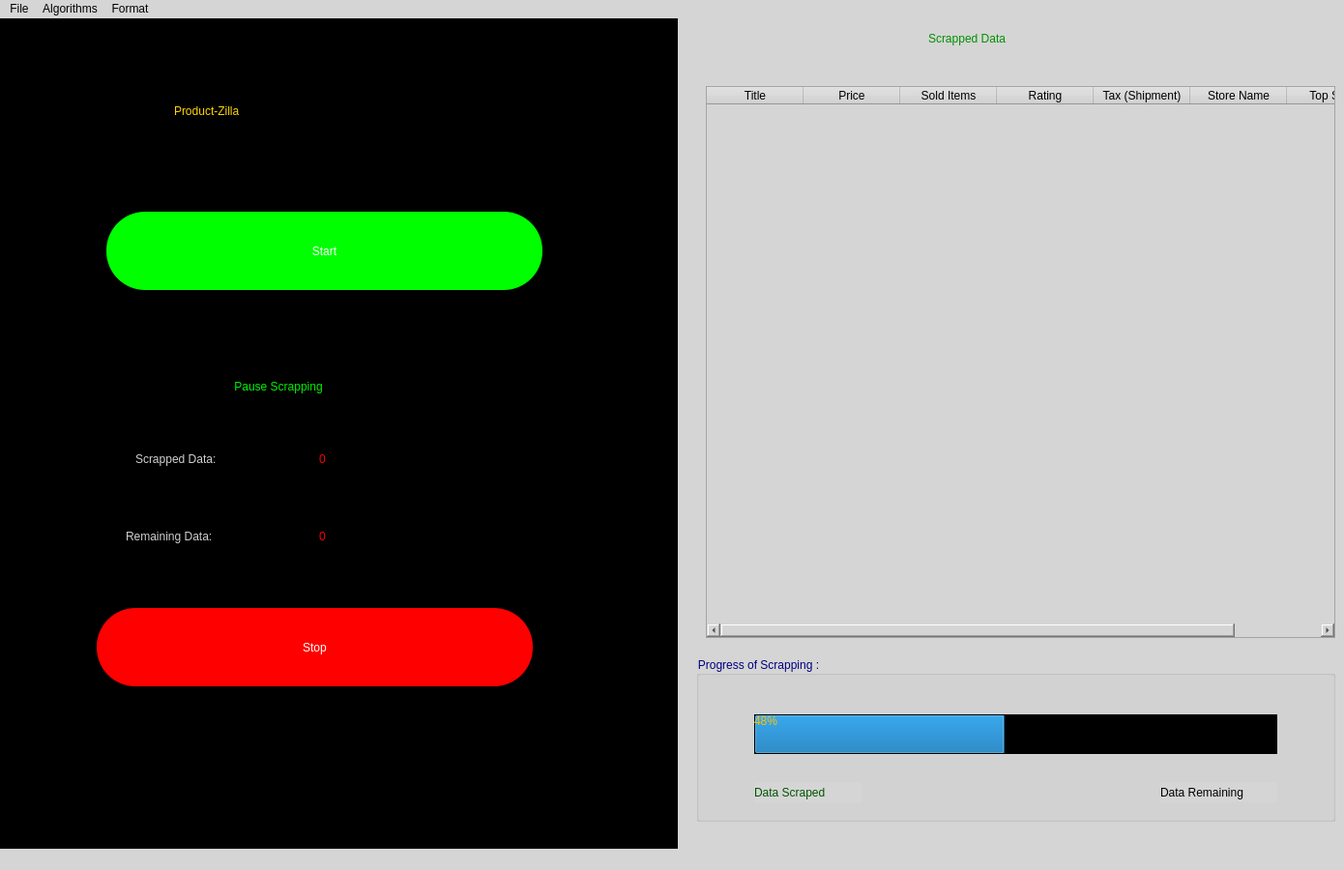
<?xml version="1.0" encoding="UTF-8"?>
<ui version="4.0">
 <class>ProductZilla</class>
 <widget class="QMainWindow" name="ProductZilla">
  <property name="geometry">
   <rect>
    <x>0</x>
    <y>0</y>
    <width>1390</width>
    <height>900</height>
   </rect>
  </property>
  <property name="windowTitle">
   <string>Product Zilla</string>
  </property>
  <property name="styleSheet">
   <string notr="true">background-color:rgb(213, 213, 213)
</string>
  </property>
  <widget class="QWidget" name="centralwidget">
   <widget class="QFrame" name="frame">
    <property name="geometry">
     <rect>
      <x>0</x>
      <y>-20</y>
      <width>701</width>
      <height>891</height>
     </rect>
    </property>
    <property name="styleSheet">
     <string notr="true">background-color: rgb(0, 0, 0);</string>
    </property>
    <property name="frameShape">
     <enum>QFrame::StyledPanel</enum>
    </property>
    <property name="frameShadow">
     <enum>QFrame::Raised</enum>
    </property>
    <widget class="QLabel" name="label_4">
     <property name="geometry">
      <rect>
       <x>180</x>
       <y>80</y>
       <width>361</width>
       <height>71</height>
      </rect>
     </property>
     <property name="styleSheet">
      <string notr="true">color: rgb(255, 213, 0);
font: 57 32pt &quot;Hobo Std&quot;;</string>
     </property>
     <property name="text">
      <string>Product-Zilla</string>
     </property>
    </widget>
    <widget class="QPushButton" name="startBtn">
     <property name="geometry">
      <rect>
       <x>110</x>
       <y>220</y>
       <width>451</width>
       <height>81</height>
      </rect>
     </property>
     <property name="styleSheet">
      <string notr="true">background-color: rgb(0, 255, 0);
border-radius:40px;
font: 75 20pt &quot;MS Shell Dlg 2&quot;;
color: rgb(255, 255, 255);</string>
     </property>
     <property name="text">
      <string>Start</string>
     </property>
    </widget>
    <widget class="QCheckBox" name="pauseBtn">
     <property name="geometry">
      <rect>
       <x>220</x>
       <y>380</y>
       <width>231</width>
       <height>41</height>
      </rect>
     </property>
     <property name="styleSheet">
      <string notr="true">color: rgb(0, 241, 0);
font: 16pt &quot;MS Shell Dlg 2&quot;;</string>
     </property>
     <property name="text">
      <string> Pause Scrapping</string>
     </property>
    </widget>
    <widget class="QLabel" name="label_5">
     <property name="geometry">
      <rect>
       <x>140</x>
       <y>460</y>
       <width>141</width>
       <height>31</height>
      </rect>
     </property>
     <property name="styleSheet">
      <string notr="true">color: rgb(208, 208, 208);
font: 12pt &quot;MS Shell Dlg 2&quot;;</string>
     </property>
     <property name="text">
      <string>Scrapped Data:</string>
     </property>
    </widget>
    <widget class="QLabel" name="label_6">
     <property name="geometry">
      <rect>
       <x>130</x>
       <y>540</y>
       <width>151</width>
       <height>31</height>
      </rect>
     </property>
     <property name="styleSheet">
      <string notr="true">color:rgb(208, 208, 208);
font: 12pt &quot;MS Shell Dlg 2&quot;;</string>
     </property>
     <property name="text">
      <string>Remaining Data:</string>
     </property>
    </widget>
    <widget class="QLabel" name="scrappedLabel">
     <property name="geometry">
      <rect>
       <x>330</x>
       <y>460</y>
       <width>141</width>
       <height>31</height>
      </rect>
     </property>
     <property name="styleSheet">
      <string notr="true">color: rgb(255, 0, 0);
font: 12pt &quot;MS Shell Dlg 2&quot;;
border-color: rgb(255, 217, 0);</string>
     </property>
     <property name="text">
      <string>0</string>
     </property>
    </widget>
    <widget class="QLabel" name="remainingLabel">
     <property name="geometry">
      <rect>
       <x>330</x>
       <y>540</y>
       <width>141</width>
       <height>31</height>
      </rect>
     </property>
     <property name="styleSheet">
      <string notr="true">color: rgb(255, 0, 0);
font: 12pt &quot;MS Shell Dlg 2&quot;;</string>
     </property>
     <property name="text">
      <string>0</string>
     </property>
    </widget>
    <widget class="QPushButton" name="startBtn_2">
     <property name="geometry">
      <rect>
       <x>100</x>
       <y>630</y>
       <width>451</width>
       <height>81</height>
      </rect>
     </property>
     <property name="styleSheet">
      <string notr="true">background-color: rgb(255, 0, 0);
border-radius:40px;
font: 75 20pt &quot;MS Shell Dlg 2&quot;;
color: rgb(255, 255, 255);</string>
     </property>
     <property name="text">
      <string>Stop</string>
     </property>
    </widget>
   </widget>
   <widget class="QGroupBox" name="groupBox">
    <property name="geometry">
     <rect>
      <x>720</x>
      <y>660</y>
      <width>661</width>
      <height>171</height>
     </rect>
    </property>
    <property name="styleSheet">
     <string notr="true">font: 75 16pt &quot;Microsoft New Tai Lue&quot;;
color: rgb(0, 0, 127);
border-top-color: rgb(0, 0, 127);</string>
    </property>
    <property name="title">
     <string>Progress of Scrapping :</string>
    </property>
    <widget class="QProgressBar" name="ScrapBar">
     <property name="geometry">
      <rect>
       <x>60</x>
       <y>60</y>
       <width>541</width>
       <height>41</height>
      </rect>
     </property>
     <property name="styleSheet">
      <string notr="true">background-color: rgb(0, 0, 0);
color: rgb(255, 192, 1)</string>
     </property>
     <property name="maximum">
      <number>100</number>
     </property>
     <property name="value">
      <number>48</number>
     </property>
     <property name="textVisible">
      <bool>true</bool>
     </property>
     <property name="textDirection">
      <enum>QProgressBar::BottomToTop</enum>
     </property>
    </widget>
    <widget class="QLabel" name="label">
     <property name="geometry">
      <rect>
       <x>60</x>
       <y>130</y>
       <width>111</width>
       <height>21</height>
      </rect>
     </property>
     <property name="styleSheet">
      <string notr="true">font: 10pt &quot;MS Shell Dlg 2&quot;;
color: rgb(0, 85, 0);</string>
     </property>
     <property name="text">
      <string>Data Scraped</string>
     </property>
    </widget>
    <widget class="QLabel" name="label_2">
     <property name="geometry">
      <rect>
       <x>480</x>
       <y>130</y>
       <width>121</width>
       <height>21</height>
      </rect>
     </property>
     <property name="styleSheet">
      <string notr="true">font: 10pt &quot;MS Shell Dlg 2&quot;;
color: rgb(0, 0, 0)</string>
     </property>
     <property name="text">
      <string>Data Remaining</string>
     </property>
    </widget>
   </widget>
   <widget class="QTableWidget" name="tableWidget">
    <property name="geometry">
     <rect>
      <x>730</x>
      <y>70</y>
      <width>651</width>
      <height>571</height>
     </rect>
    </property>
    <column>
     <property name="text">
      <string>Title</string>
     </property>
    </column>
    <column>
     <property name="text">
      <string>Price</string>
     </property>
    </column>
    <column>
     <property name="text">
      <string>Sold Items</string>
     </property>
    </column>
    <column>
     <property name="text">
      <string>Rating</string>
     </property>
    </column>
    <column>
     <property name="text">
      <string>Tax (Shipment)</string>
     </property>
    </column>
    <column>
     <property name="text">
      <string>Store Name</string>
     </property>
    </column>
    <column>
     <property name="text">
      <string>Top Seller</string>
     </property>
    </column>
   </widget>
   <widget class="QLabel" name="label_3">
    <property name="geometry">
     <rect>
      <x>960</x>
      <y>0</y>
      <width>201</width>
      <height>41</height>
     </rect>
    </property>
    <property name="styleSheet">
     <string notr="true">color: rgb(0, 144, 0);
font: 75 22pt &quot;Nueva Std&quot;;</string>
    </property>
    <property name="text">
     <string>Scrapped Data</string>
    </property>
   </widget>
  </widget>
  <widget class="QMenuBar" name="menubar">
   <property name="geometry">
    <rect>
     <x>0</x>
     <y>0</y>
     <width>1390</width>
     <height>26</height>
    </rect>
   </property>
   <widget class="QMenu" name="menuFile">
    <property name="title">
     <string>File</string>
    </property>
    <addaction name="closeBtn"/>
   </widget>
   <widget class="QMenu" name="menuAlgorithms">
    <property name="title">
     <string>Algorithms</string>
    </property>
    <addaction name="mergeBtn"/>
    <addaction name="quickBtn"/>
    <addaction name="insertionBtn"/>
    <addaction name="bubbleBtn"/>
    <addaction name="heapBtn"/>
    <addaction name="selectionBtn"/>
    <addaction name="countingBtn"/>
    <addaction name="radixBtn"/>
   </widget>
   <widget class="QMenu" name="menuFormat">
    <property name="title">
     <string>Format</string>
    </property>
    <addaction name="incBtn"/>
    <addaction name="decBtn"/>
    <addaction name="separator"/>
   </widget>
   <addaction name="menuFile"/>
   <addaction name="menuAlgorithms"/>
   <addaction name="menuFormat"/>
  </widget>
  <widget class="QStatusBar" name="statusbar"/>
  <action name="closeBtn">
   <property name="text">
    <string>Close System</string>
   </property>
  </action>
  <action name="mergeBtn">
   <property name="text">
    <string>Merge</string>
   </property>
  </action>
  <action name="quickBtn">
   <property name="text">
    <string>Quick</string>
   </property>
  </action>
  <action name="insertionBtn">
   <property name="text">
    <string>Insertion</string>
   </property>
  </action>
  <action name="bubbleBtn">
   <property name="text">
    <string>Bubble</string>
   </property>
  </action>
  <action name="actionQuick_2">
   <property name="text">
    <string>Quick</string>
   </property>
  </action>
  <action name="heapBtn">
   <property name="text">
    <string>Heap</string>
   </property>
  </action>
  <action name="selectionBtn">
   <property name="text">
    <string>Selection</string>
   </property>
  </action>
  <action name="countingBtn">
   <property name="text">
    <string>Counting</string>
   </property>
  </action>
  <action name="radixBtn">
   <property name="text">
    <string>Radix</string>
   </property>
  </action>
  <action name="incBtn">
   <property name="text">
    <string>Increasing Order</string>
   </property>
  </action>
  <action name="decBtn">
   <property name="text">
    <string>Decreasing Order</string>
   </property>
  </action>
 </widget>
 <resources/>
 <connections/>
</ui>
